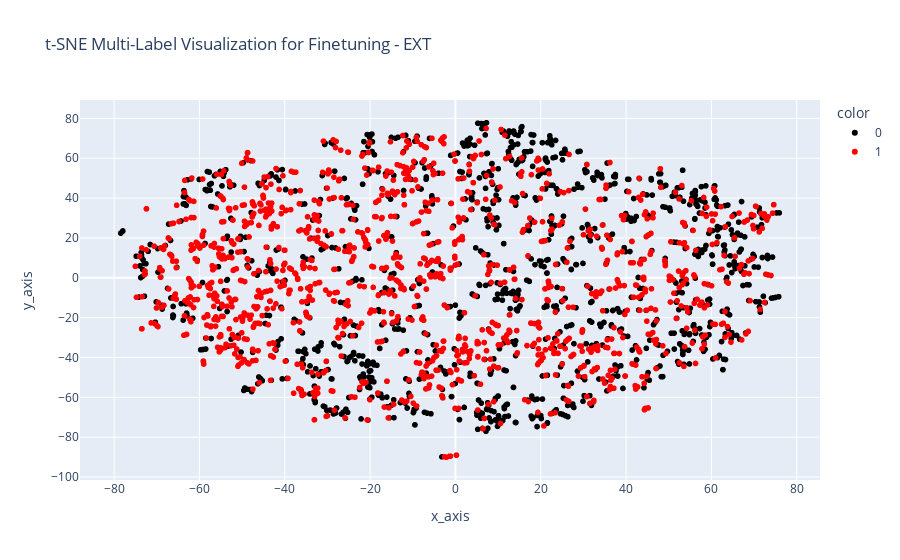
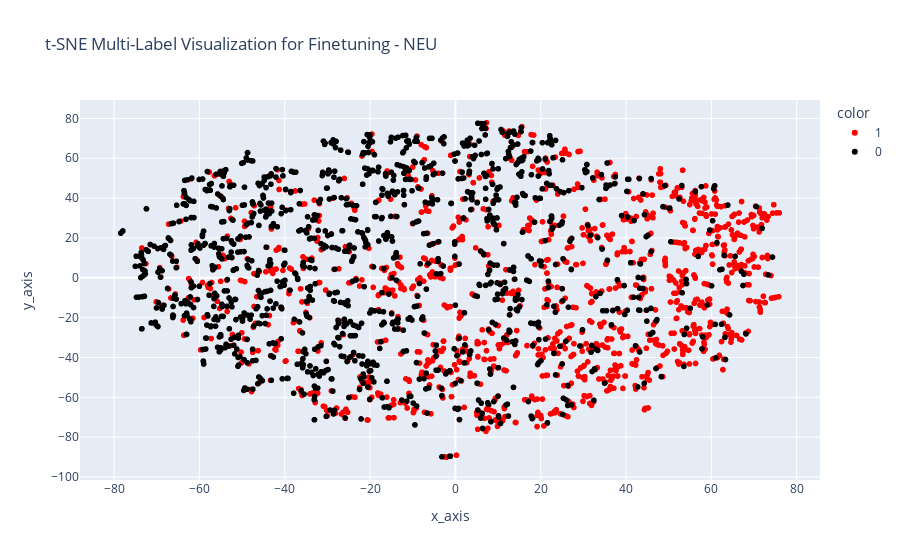
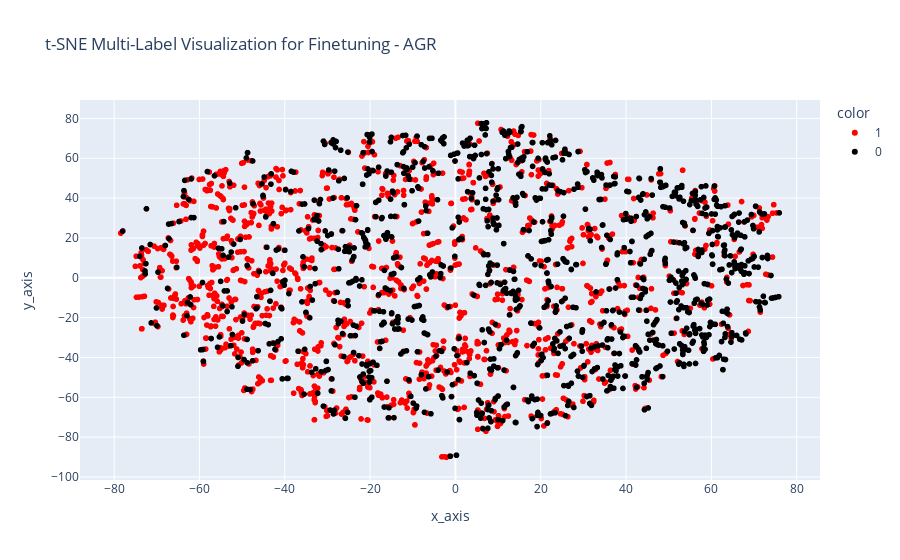
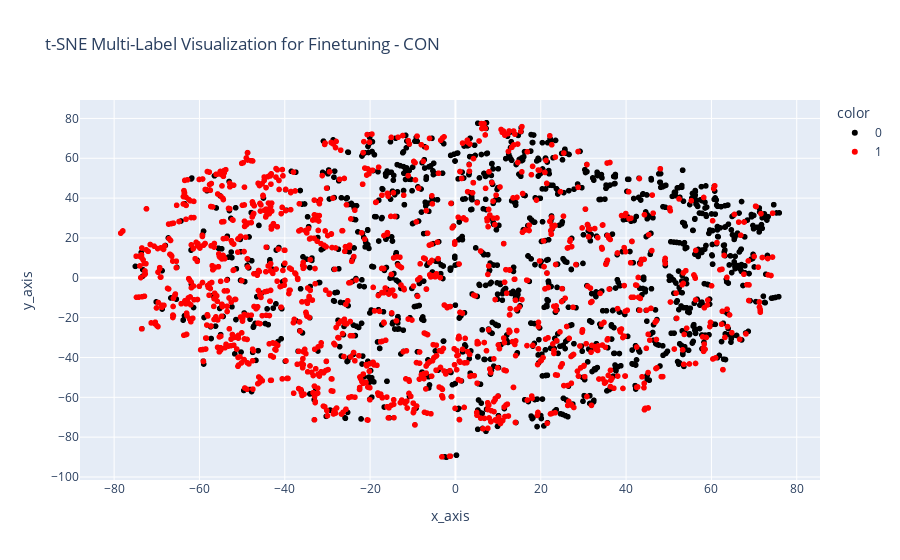

Here is the notebook cell these charts were saved with, in order:
### Code cell
color_map = {'0': "black", '1': "red"}  

for i, name in enumerate(person_labels):

    finetuned_df['label'] = [label[i] for label in labels]
    
    
    fig = px.scatter(
        finetuned_df, x="x_axis", y="y_axis", color=finetuned_df["label"].astype(str), 
        color_discrete_map=color_map,
        title=f"t-SNE Multi-Label Visualization for Finetuning - {name}")

    fig.show()

### Figure 1 — Plotly figure (JSON) as saved in the notebook; plotly's stock layout.template omitted (floating-point values rounded to 4 significant figures; data arrays with more than 128 entries replaced by an {"elided": "..."} marker saying what was removed)
{"data": [{"hovertemplate": "color=0<br>x_axis=%{x}<br>y_axis=%{y}<extra></extra>", "legendgroup": "0", "marker": {"color": "black", "symbol": "circle"}, "mode": "markers", "name": "0", "showlegend": true, "type": "scattergl", "x": {"elided": "1192 float values"}, "xaxis": "x", "y": {"elided": "1192 float values"}, "yaxis": "y"}, {"hovertemplate": "color=1<br>x_axis=%{x}<br>y_axis=%{y}<extra></extra>", "legendgroup": "1", "marker": {"color": "red", "symbol": "circle"}, "mode": "markers", "name": "1", "showlegend": true, "type": "scattergl", "x": {"elided": "1275 float values"}, "xaxis": "x", "y": {"elided": "1275 float values"}, "yaxis": "y"}], "layout": {"legend": {"title": {"text": "color"}, "tracegroupgap": 0}, "title": {"text": "t-SNE Multi-Label Visualization for Finetuning - EXT"}, "xaxis": {"anchor": "y", "domain": [0, 1], "title": {"text": "x_axis"}}, "yaxis": {"anchor": "x", "domain": [0, 1], "title": {"text": "y_axis"}}}}

### Figure 2 — Plotly figure (JSON) as saved in the notebook; plotly's stock layout.template omitted (floating-point values rounded to 4 significant figures; data arrays with more than 128 entries replaced by an {"elided": "..."} marker saying what was removed)
{"data": [{"hovertemplate": "color=1<br>x_axis=%{x}<br>y_axis=%{y}<extra></extra>", "legendgroup": "1", "marker": {"color": "red", "symbol": "circle"}, "mode": "markers", "name": "1", "showlegend": true, "type": "scattergl", "x": {"elided": "1234 float values"}, "xaxis": "x", "y": {"elided": "1234 float values"}, "yaxis": "y"}, {"hovertemplate": "color=0<br>x_axis=%{x}<br>y_axis=%{y}<extra></extra>", "legendgroup": "0", "marker": {"color": "black", "symbol": "circle"}, "mode": "markers", "name": "0", "showlegend": true, "type": "scattergl", "x": {"elided": "1233 float values"}, "xaxis": "x", "y": {"elided": "1233 float values"}, "yaxis": "y"}], "layout": {"legend": {"title": {"text": "color"}, "tracegroupgap": 0}, "title": {"text": "t-SNE Multi-Label Visualization for Finetuning - NEU"}, "xaxis": {"anchor": "y", "domain": [0, 1], "title": {"text": "x_axis"}}, "yaxis": {"anchor": "x", "domain": [0, 1], "title": {"text": "y_axis"}}}}

### Figure 3 — Plotly figure (JSON) as saved in the notebook; plotly's stock layout.template omitted (floating-point values rounded to 4 significant figures; data arrays with more than 128 entries replaced by an {"elided": "..."} marker saying what was removed)
{"data": [{"hovertemplate": "color=1<br>x_axis=%{x}<br>y_axis=%{y}<extra></extra>", "legendgroup": "1", "marker": {"color": "red", "symbol": "circle"}, "mode": "markers", "name": "1", "showlegend": true, "type": "scattergl", "x": {"elided": "1309 float values"}, "xaxis": "x", "y": {"elided": "1309 float values"}, "yaxis": "y"}, {"hovertemplate": "color=0<br>x_axis=%{x}<br>y_axis=%{y}<extra></extra>", "legendgroup": "0", "marker": {"color": "black", "symbol": "circle"}, "mode": "markers", "name": "0", "showlegend": true, "type": "scattergl", "x": {"elided": "1158 float values"}, "xaxis": "x", "y": {"elided": "1158 float values"}, "yaxis": "y"}], "layout": {"legend": {"title": {"text": "color"}, "tracegroupgap": 0}, "title": {"text": "t-SNE Multi-Label Visualization for Finetuning - AGR"}, "xaxis": {"anchor": "y", "domain": [0, 1], "title": {"text": "x_axis"}}, "yaxis": {"anchor": "x", "domain": [0, 1], "title": {"text": "y_axis"}}}}

### Figure 4 — Plotly figure (JSON) as saved in the notebook; plotly's stock layout.template omitted (floating-point values rounded to 4 significant figures; data arrays with more than 128 entries replaced by an {"elided": "..."} marker saying what was removed)
{"data": [{"hovertemplate": "color=0<br>x_axis=%{x}<br>y_axis=%{y}<extra></extra>", "legendgroup": "0", "marker": {"color": "black", "symbol": "circle"}, "mode": "markers", "name": "0", "showlegend": true, "type": "scattergl", "x": {"elided": "1213 float values"}, "xaxis": "x", "y": {"elided": "1213 float values"}, "yaxis": "y"}, {"hovertemplate": "color=1<br>x_axis=%{x}<br>y_axis=%{y}<extra></extra>", "legendgroup": "1", "marker": {"color": "red", "symbol": "circle"}, "mode": "markers", "name": "1", "showlegend": true, "type": "scattergl", "x": {"elided": "1254 float values"}, "xaxis": "x", "y": {"elided": "1254 float values"}, "yaxis": "y"}], "layout": {"legend": {"title": {"text": "color"}, "tracegroupgap": 0}, "title": {"text": "t-SNE Multi-Label Visualization for Finetuning - CON"}, "xaxis": {"anchor": "y", "domain": [0, 1], "title": {"text": "x_axis"}}, "yaxis": {"anchor": "x", "domain": [0, 1], "title": {"text": "y_axis"}}}}
